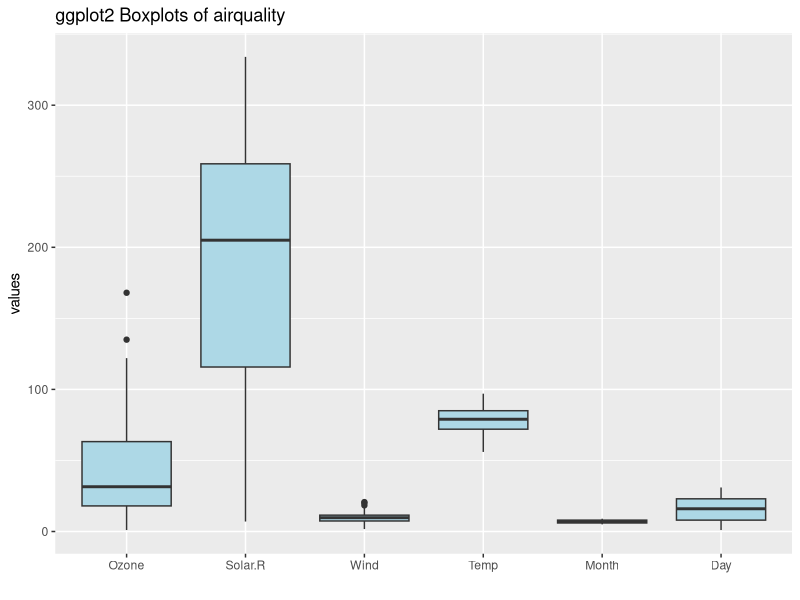

Source code (R):
## ---- chunk 1

## ---- chunk 2

## ---- chunk 3
# plot data

## ---- chunk 4
# import ggplot
library(ggplot2)

# plot data
g1 <- ggplot(stack(airquality), aes(x = ind, y = values)) + 
  geom_boxplot(fill = "lightBlue") +
  # extra formatting
  labs(x = "") +
  ggtitle("ggplot2 Boxplots of airquality")

g1
